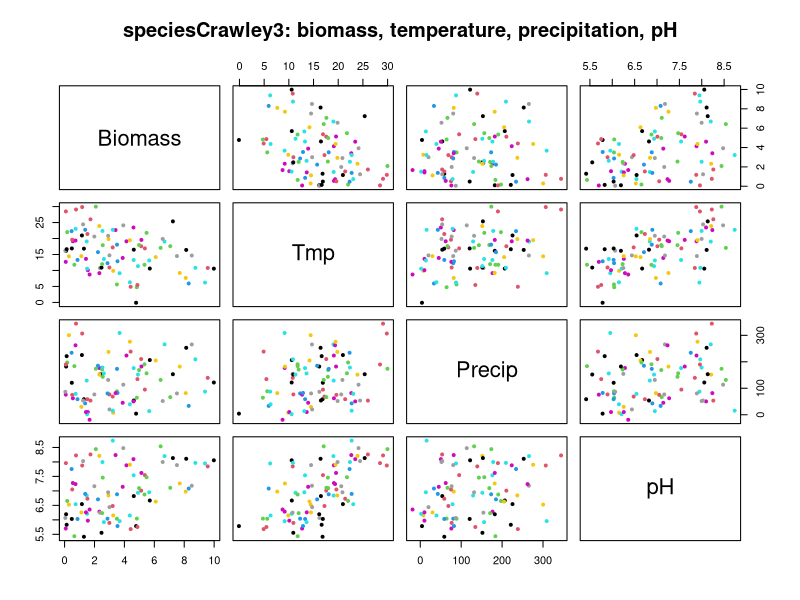
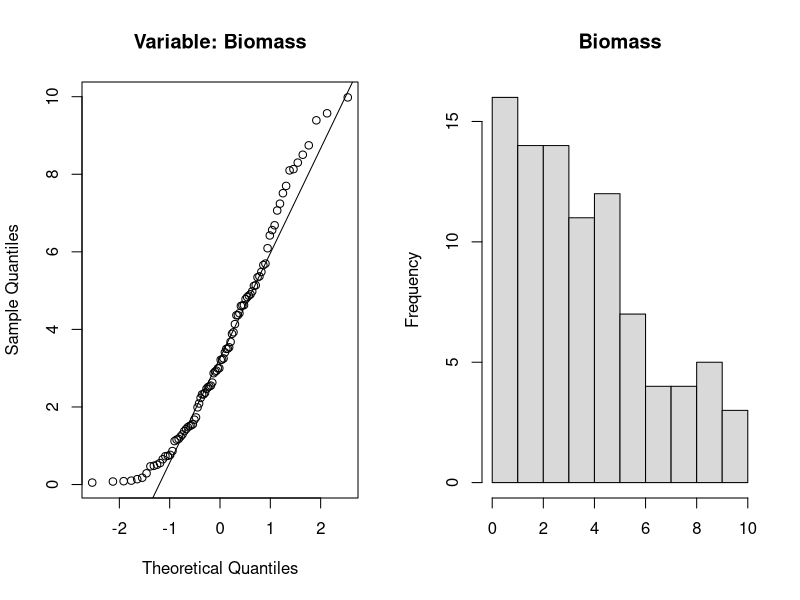
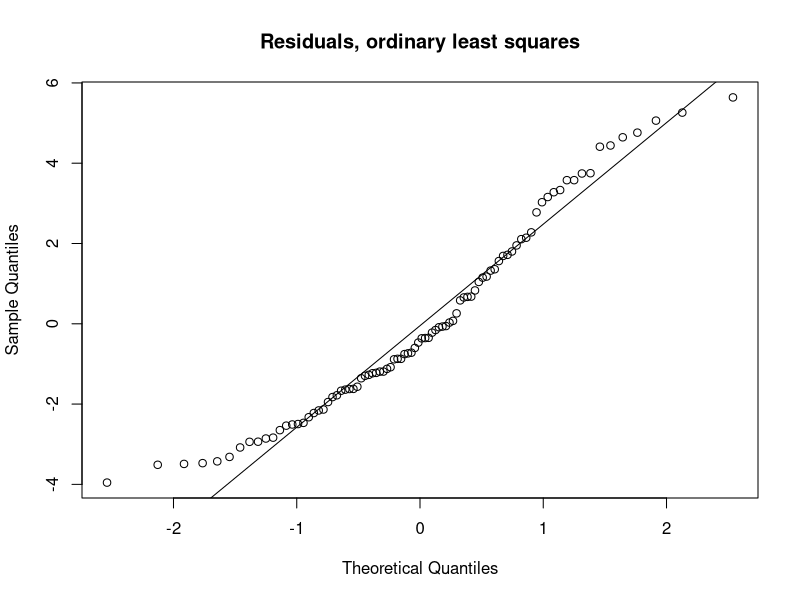
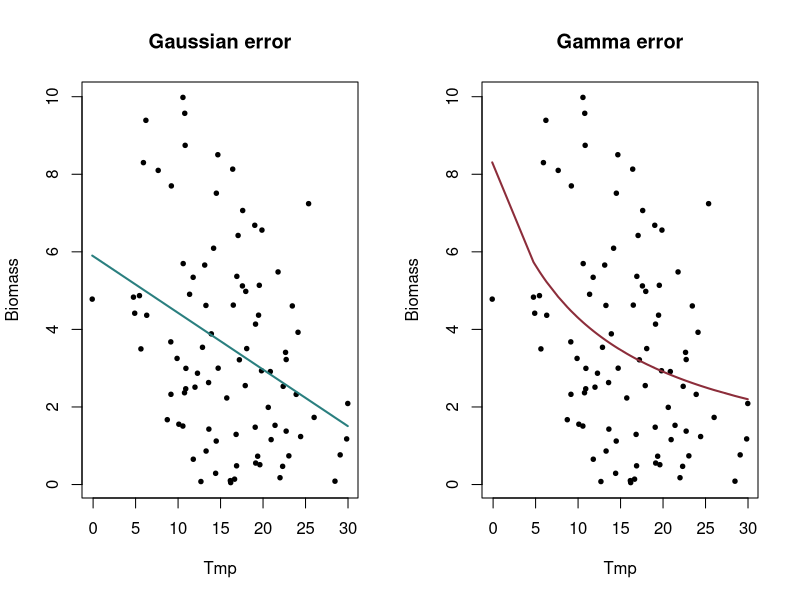
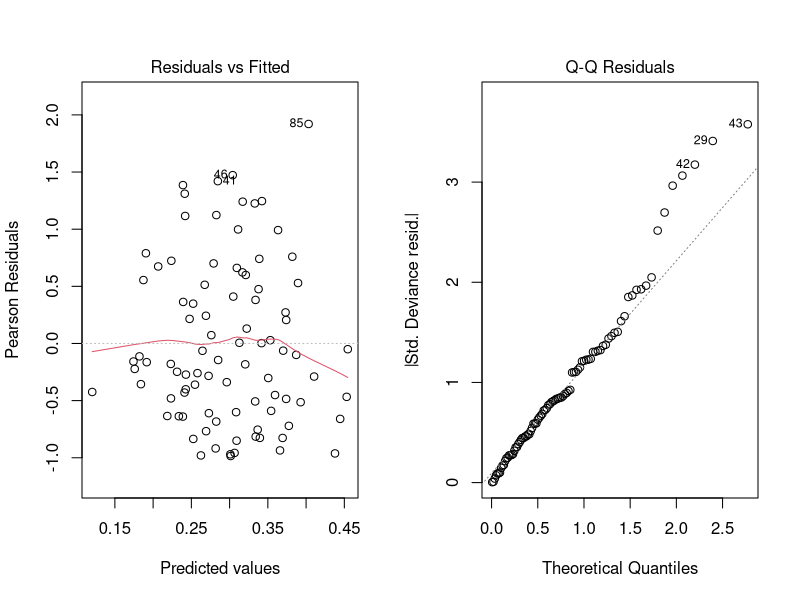
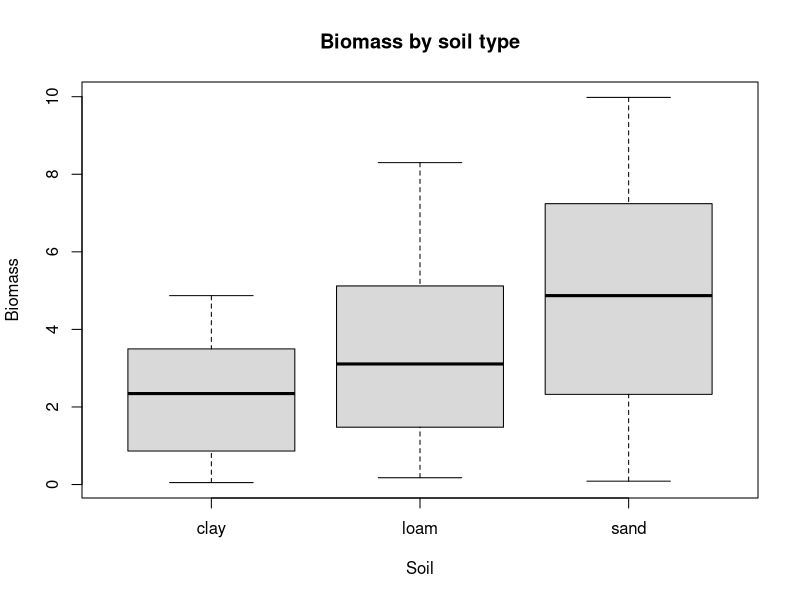
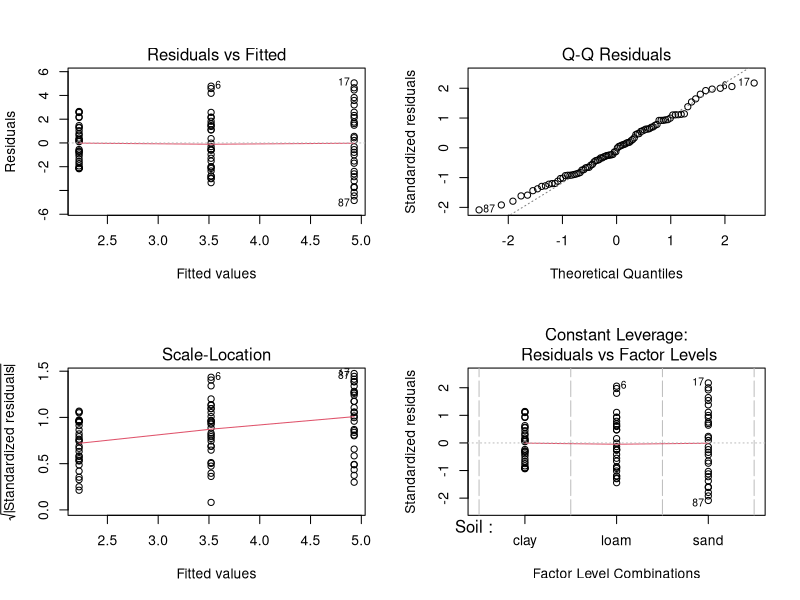
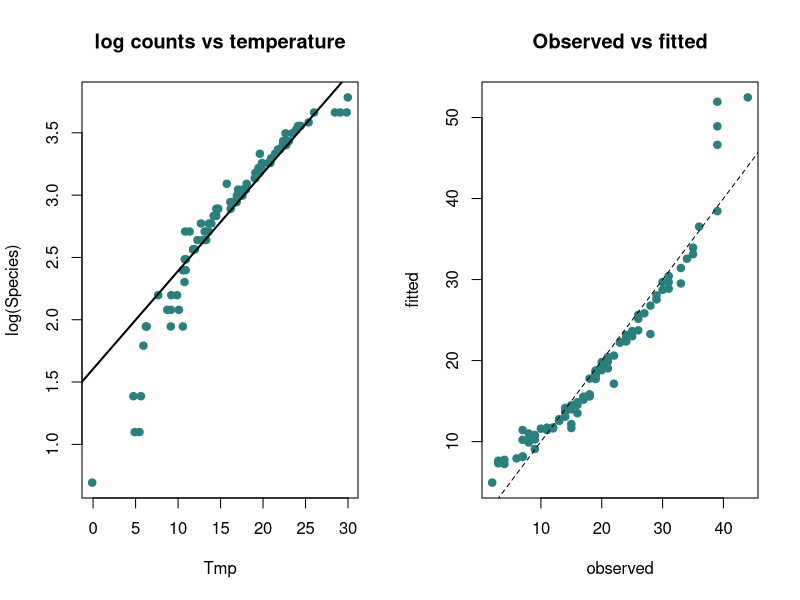

Reproduce these figures in R, in order.
## ============================================================================
##  MS_LJMR :: 13_GLM.R — Generalized Linear Models (multivariate predictors)
##
##  Original authors: Marlon E. Cobos & Jorge Soberón
##                    (BIOL 943 Multivariate Methods, University of Kansas)
##  Revised for the MS_LJMR edition by: Luis J. Madrigal-Roca
##
##  Revised from 19_GLModels.R. Uses frozen 'crawley' mixed-type table.
## ============================================================================

##  PLAIN CLASSROOM EDITION
##  Generated from R/13_GLM.R by scripts/make_class_src.py --
##  edit R/13_GLM.R and regenerate; changes made here will be overwritten.
## ============================================================================

# Working directory
#   Point this at the folder that holds this script and its data/ subfolder.
#   Every file name below is resolved relative to it, so the script and its
#   data have to travel together -- or at least stay in step.
#
#   This session reads, from data/: speciesCrawley3.csv
setwd("YOUR/DIRECTORY")

## ============================================================================
##  1. WHY GENERALIZED
## ============================================================================
##  A linear model says   Y ~ mu + X + error, and ordinary regression assumes
##  the error is (1) normal with mean 0 and (2) of constant variance across all
##  observations. A GLM relaxes both: the error may follow another distribution,
##  and its variance may depend on the mean. So you must state the FAMILY --
##  gaussian, Gamma, Poisson, binomial -- and the LINK that connects the linear
##  predictor to the mean.
m <- read.csv("data/speciesCrawley3.csv", stringsAsFactors = TRUE)
str(m)

par(mfrow = c(1, 1))
pairs(m[, 2:5], col = factor(m$Species), pch = 19, cex = .6,
      main = "speciesCrawley3: biomass, temperature, precipitation, pH")

## ---- is the response even close to normal? ----------------------------------

## Note: We care about Biomass and whether we can predict it from the other 
## variables in the dataset

op <- par(mfrow = c(1, 2))
qqnorm(m$Biomass, main = "Variable: Biomass"); qqline(m$Biomass)
hist(m$Biomass, col = "grey85", main = "Biomass", xlab = "")
par(op)
cat("\nShapiro-Wilk on Biomass: p =", signif(shapiro.test(m$Biomass)$p.value, 4),
    " (small p => not normal)\n")

## ---- and are the RESIDUALS of an OLS fit normal? ----------------------------
##  This is the assumption that actually matters; the marginal distribution of
##  the response does not have to be normal for OLS to be valid.
mLM <- lm(Biomass ~ Tmp, data = m)
par(mfrow = c(1, 1))
qqnorm(residuals(mLM), main = "Residuals, ordinary least squares")
qqline(residuals(mLM))
cat("Shapiro-Wilk on OLS residuals: p =",
    signif(shapiro.test(residuals(mLM))$p.value, 4), "\n")

## ============================================================================
##  2. CHOOSING A FAMILY
## ============================================================================
##  continuous and unbounded      -> gaussian (ordinary regression)
##  continuous and non-negative   -> Gamma, or inverse gaussian
##      (precipitation, concentrations -- anything with a hard floor)
##  counts in a fixed interval    -> poisson
##      poisson assumes mean == variance; when that fails use quasipoisson or
##      a negative binomial
##  binary / proportions          -> binomial (logistic regression)
##  more than two categories      -> multinomial
mGauss <- glm(Biomass ~ Tmp, data = m, family = gaussian)
mGamma <- glm(Biomass ~ Tmp, data = m, family = Gamma)

op <- par(mfrow = c(1, 2))
o <- order(m$Tmp)
plot(m$Tmp, m$Biomass, pch = 19, cex = .6, main = "Gaussian error",
     xlab = "Tmp", ylab = "Biomass")
lines(m$Tmp[o], fitted(mGauss)[o], col = "#2a7f7f", lwd = 2)
plot(m$Tmp, m$Biomass, pch = 19, cex = .6, main = "Gamma error",
     xlab = "Tmp", ylab = "Biomass")
lines(m$Tmp[o], fitted(mGamma)[o], col = "#8c2d3a", lwd = 2)
par(op)

##  predict(type = "response") returns the fitted MEAN; without it you get the
##  linear predictor, which for Gamma is on the inverse scale.
cat("\nfirst fitted values, response vs link scale:\n")
print(round(head(cbind(response = predict(mGamma, type = "response"),
                       link     = predict(mGamma)), 4), 4))

op <- par(mfrow = c(1, 2))
plot(mGamma, which = 1)      # residuals vs fitted: outliers and structure
plot(mGamma, which = 2)      # normal Q-Q of deviance residuals
par(op)

## ---- adding a second predictor, and an interaction ---------------------------
mG_TP  <- glm(Biomass ~ Tmp + Precip, data = m, family = Gamma)
mG_TxP <- glm(Biomass ~ Tmp * Precip, data = m, family = Gamma)
print(summary(mG_TP))
print(summary(mG_TxP))
cat("\nAIC:\n"); print(AIC(mGamma, mG_TP, mG_TxP))

## ============================================================================
##  3. A FACTOR PREDICTOR IS AN ANOVA
## ============================================================================
mBS <- glm(Biomass ~ Soil, data = m, family = gaussian)
print(summary(mBS))
par(mfrow = c(1, 1))
boxplot(Biomass ~ Soil, data = m, col = "grey85",
        main = "Biomass by soil type")

##  Exactly the same model, in the vocabulary of experimental design:
aovBS <- aov(Biomass ~ Soil, data = m)
print(summary(aovBS))
cat("\nsame residual deviance:",
    isTRUE(all.equal(deviance(mBS), sum(residuals(aovBS)^2))), "\n")
op <- par(mfrow = c(2, 2)); plot(aovBS)
par(op)

## ============================================================================
##  4. COUNTS: THE POISSON FAMILY
## ============================================================================
##  Species is a count, so the natural family is Poisson with a log link. The
##  coefficients are therefore on the LOG scale -- a unit change in Tmp
##  multiplies the expected count by exp(beta).
mST <- glm(Species ~ Tmp, data = m, family = poisson)
print(summary(mST))
cat("\nexp(coefficients) -- multiplicative effect on the count:\n")
print(round(exp(coef(mST)), 4))

op <- par(mfrow = c(1, 2))
plot(m$Tmp, log(m$Species), pch = 19, col = "#2a7f7f",
     xlab = "Tmp", ylab = "log(Species)", main = "log counts vs temperature")
abline(coef(mST), lwd = 2)
plot(m$Species, fitted(mST), pch = 19, col = "#2a7f7f",
     xlab = "observed", ylab = "fitted", main = "Observed vs fitted")
abline(0, 1, lty = 2)
par(op)

##  Poisson assumes mean = variance. Check it before trusting the standard
##  errors: a dispersion far above 1 means the SEs are too small.
disp <- sum(residuals(mST, type = "pearson")^2) / df.residual(mST)
cat("\ndispersion:", round(disp, 3),
    if (disp > 1.5) " -- overdispersed, consider quasipoisson\n" else " -- acceptable\n")

## ---- interactions -----------------------------------------------------------
mSTp  <- glm(Species ~ Tmp + pH, data = m, family = poisson)
mST_p <- glm(Species ~ Tmp * pH, data = m, family = poisson)
print(summary(mSTp))
print(summary(mST_p))
cat("\nAIC, additive vs interaction:\n"); print(AIC(mST,mSTp, mST_p))
op <- par(mfrow = c(2, 2)); plot(mST_p)
par(op)

## ============================================================================
##  5. ONE MODEL PER GROUP, OR ONE MODEL WITH GROUPS?
## ============================================================================
##  Fitting the three soils separately gives three lines but no test of whether
##  they differ.
mBTl <- glm(Biomass ~ Tmp, data = m, family = gaussian, subset = Soil == "loam")
mBTc <- glm(Biomass ~ Tmp, data = m, family = gaussian, subset = Soil == "clay")
mBTs <- glm(Biomass ~ Tmp, data = m, family = gaussian, subset = Soil == "sand")

par(mfrow = c(1, 1))
cols <- c(clay = "black", loam = "red", sand = "green3")
plot(m$Tmp, m$Biomass, col = cols[as.character(m$Soil)], pch = 19,
     xlab = "Tmp", ylab = "Biomass", main = "One regression per soil type")
abline(mBTc, col = cols["clay"], lwd = 2)
abline(mBTl, col = cols["loam"], lwd = 2)
abline(mBTs, col = cols["sand"], lwd = 2)
legend("bottomleft", legend = names(cols), col = cols, lwd = 2, bty = "n")

##  Analysis of covariance does it properly, in one model. The interaction term
##  IS the hypothesis "the slopes differ"; dropping it assumes common slope and
##  different intercepts.
mBT_S  <- glm(Biomass ~ Tmp * Soil, data = m, family = gaussian)   # sep. slopes
mBT_Si <- glm(Biomass ~ Tmp + Soil, data = m, family = gaussian)   # common slope
print(summary(mBT_S))
print(summary(mBT_Si))
cat("\nAIC, separate vs common slopes:\n"); print(AIC(mBT_S, mBT_Si))
cat("\nlikelihood-ratio test of the interaction:\n")
print(anova(mBT_Si, mBT_S, test = "F"))

cat("\n[13_GLM] state the family and the link, check the dispersion, and let a",
    "single model with an interaction answer 'do the groups differ' rather",
    "than fitting each group on its own.\n")
